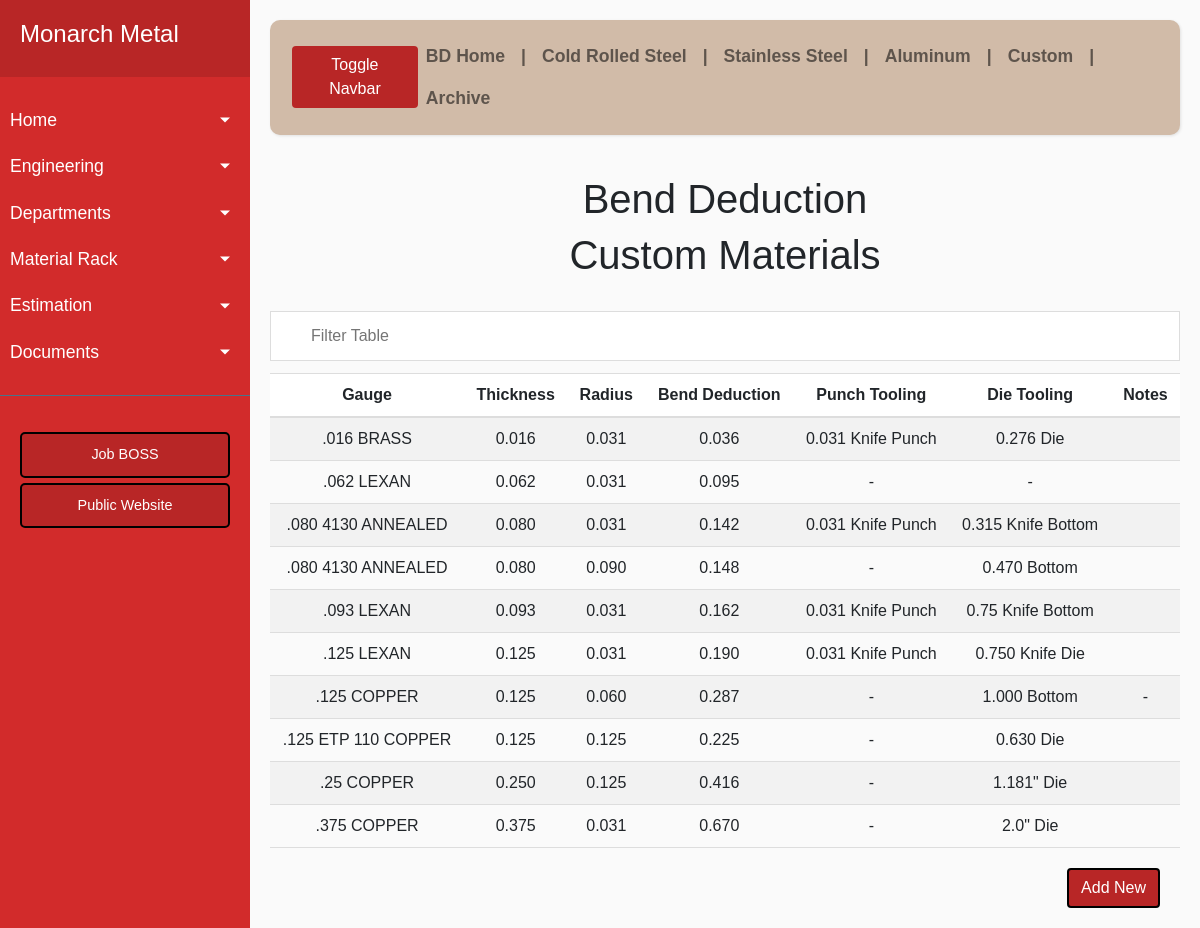
The page /bdcust on the database as committed earlier.
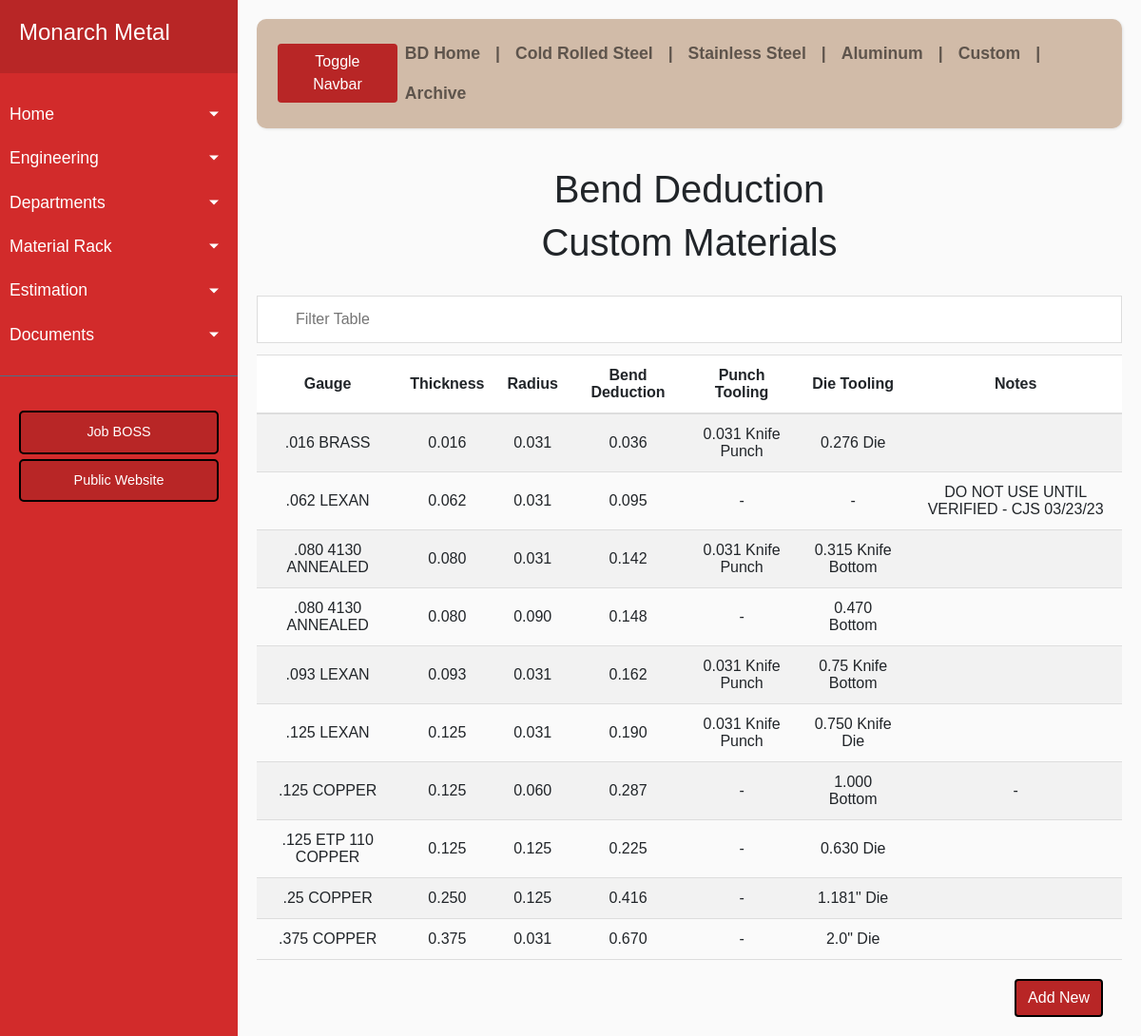
The same page on the database as committed later.
### app/models.py (models this page shows, shortened)
class Bendd(Base):
    __tablename__ = 'bendd'
    id = Column(Integer, primary_key=True)
    matl = Column(String(10))
    desc = Column(String(25))
    gauge = Column(String(10))
    thick = Column(String(50))
    rad = Column(String(50))
    bd = Column(String(50))
    pt = Column(String(120))
    dt = Column(String(120))
    notes = Column(String(120))

### app/routes.py (the view)
@app.route('/bdcust')
def bdcust():
    bds = Bendd.query.order_by('thick', 'rad').all()
    return render_template('bdcust.html', bds=bds)

### app/routes.py (called while the page is built)
@app.teardown_appcontext
def shutdown_session(exception=None):
    db_session.remove()

### app/templates/bdcust.html (shortened to what this page needs)
{% extends 'bdbase.html' %}
{% block content %}
    <h1 align='center'>Bend Deduction</h1>
    <h1 align='center'>Custom Materials</h1>
    <br>
    <body>
        <input type="text" id="myInput" onkeyup="filterTable()" placeholder="Filter Table">
            <table id="myTable">
                <tr class="header">
                    <th scope="col">Gauge</th>
                    <th scope="col">Thickness</th>
                    <th scope="col">Radius</th>
                    <th scope="col">Bend Deduction</th>
                    <th scope="col">Punch Tooling</th>
                    <th scope="col">Die Tooling</th>
                    <th scope="col">Notes</th>
                </tr>
            {% for bd in bds %}
                {% if bd.desc == 'CUST' %}
                    <tr id={{ bd.id }}>
                        <td align='center'><a href="/edit_bd/{{ bd.id }}"> {{ bd.gauge }} </a></td>
                        <td align='center'> {{ bd.thick }} </td>
                        <td align='center'> {{ bd.rad }} </td>
                        <td align='center'> {{ bd.bd }} </td>
                        <td align='center'> {{ bd.pt }} </td>
                        <td align='center'> {{ bd.dt }} </td>
                        <td align='center'> {{ bd.notes }} </td>
                    </tr>
                {% endif %}
            {% endfor %}
            </table>
            <a href="backend_bd">
                <button class="btn btn-block btn-primary todoBtn">Add New</button>
            </a>
    </body>
{% endblock %}

Rows that differ between the two databases and show on the page:
changed Bendd ".062 LEXAN": notes (not shown) → "DO NOT USE UNTIL VERIFIED - CJS 03/23/23"
